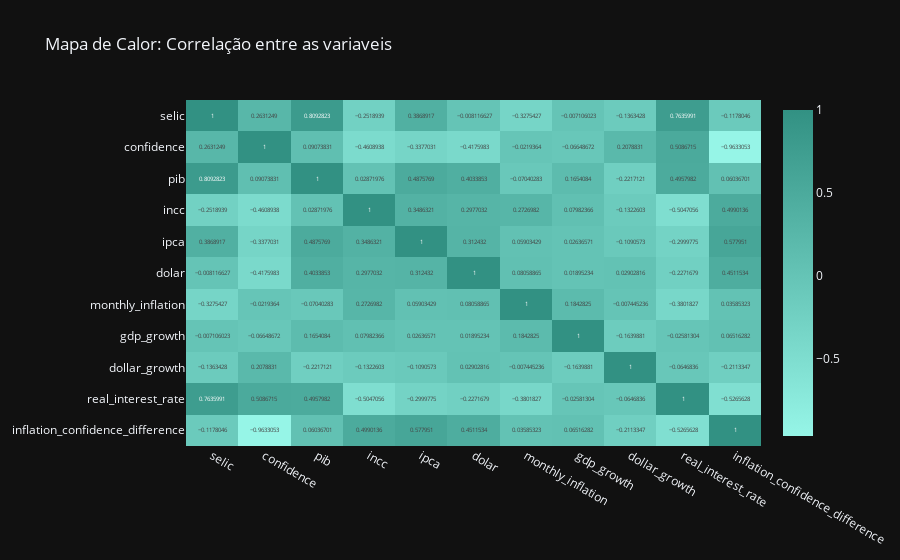

The notebook cell saved with this chart:
### Markdown cell above
### Correlation and Dispersion

### Code cell
df_macroeconomic_numeric_cols_corr = df_macroeconomic_numeric_cols.corr()
color_scale = [[0, 'rgb(150, 245, 231)'], [0.5, 'rgb(100, 195, 181)'], [1, 'rgb(50, 145, 131)']]
fig = px.imshow(df_macroeconomic_numeric_cols_corr, text_auto=True, aspect="auto", template="plotly_dark", title="Mapa de Calor: Correlação entre as variaveis", color_continuous_scale=color_scale)
fig.show()

### Figure 1 — Plotly figure (JSON) as saved in the notebook; plotly's stock layout.template omitted (floating-point values rounded to 4 significant figures)
{"data": [{"coloraxis": "coloraxis", "hovertemplate": "x: %{x}<br>y: %{y}<br>color: %{z}<extra></extra>", "name": "0", "texttemplate": "%{z}", "type": "heatmap", "x": ["selic", "confidence", "pib", "incc", "ipca", "dolar", "monthly_inflation", "gdp_growth", "dollar_growth", "real_interest_rate", "inflation_confidence_difference"], "xaxis": "x", "y": ["selic", "confidence", "pib", "incc", "ipca", "dolar", "monthly_inflation", "gdp_growth", "dollar_growth", "real_interest_rate", "inflation_confidence_difference"], "yaxis": "y", "z": [[1, 0.2631, 0.8093, -0.2519, 0.3869, -0.008117, -0.3275, -0.007106, -0.1363, 0.7636, -0.1178], [0.2631, 1, 0.09074, -0.4609, -0.3377, -0.4176, -0.02194, -0.06649, 0.2079, 0.5087, -0.9633], [0.8093, 0.09074, 1, 0.02872, 0.4876, 0.4034, -0.0704, 0.1654, -0.2217, 0.4958, 0.06037], [-0.2519, -0.4609, 0.02872, 1, 0.3486, 0.2977, 0.2727, 0.07982, -0.1323, -0.5047, 0.499], [0.3869, -0.3377, 0.4876, 0.3486, 1, 0.3124, 0.05903, 0.02637, -0.1091, -0.3, 0.578], [-0.008117, -0.4176, 0.4034, 0.2977, 0.3124, 1, 0.08059, 0.01895, 0.02903, -0.2272, 0.4512], [-0.3275, -0.02194, -0.0704, 0.2727, 0.05903, 0.08059, 1, 0.1843, -0.007445, -0.3802, 0.03585], [-0.007106, -0.06649, 0.1654, 0.07982, 0.02637, 0.01895, 0.1843, 1, -0.164, -0.02581, 0.06516], [-0.1363, 0.2079, -0.2217, -0.1323, -0.1091, 0.02903, -0.007445, -0.164, 1, -0.06468, -0.2113], [0.7636, 0.5087, 0.4958, -0.5047, -0.3, -0.2272, -0.3802, -0.02581, -0.06468, 1, -0.5266], [-0.1178, -0.9633, 0.06037, 0.499, 0.578, 0.4512, 0.03585, 0.06516, -0.2113, -0.5266, 1]]}], "layout": {"coloraxis": {"colorscale": [[0, "rgb(150, 245, 231)"], [0.5, "rgb(100, 195, 181)"], [1, "rgb(50, 145, 131)"]]}, "title": {"text": "Mapa de Calor: Correlação entre as variaveis"}, "xaxis": {"anchor": "y", "domain": [0, 1]}, "yaxis": {"anchor": "x", "autorange": "reversed", "domain": [0, 1]}}}
